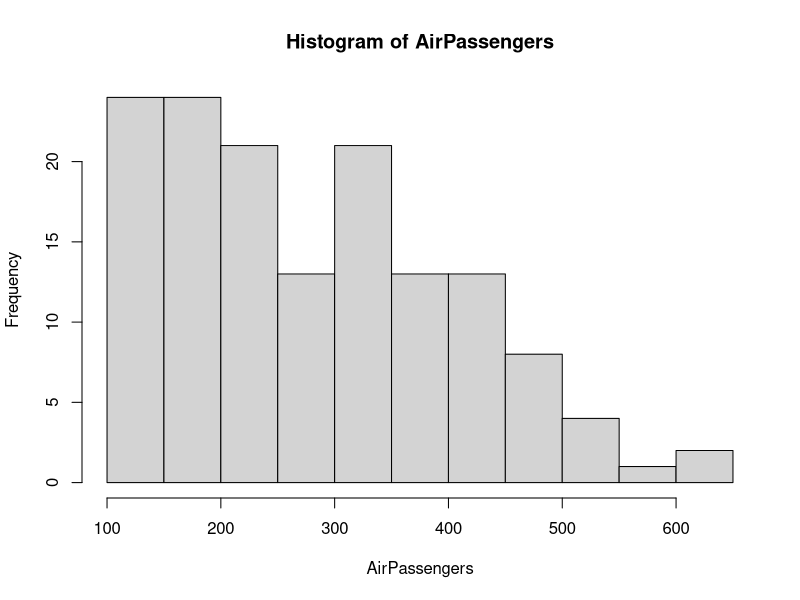
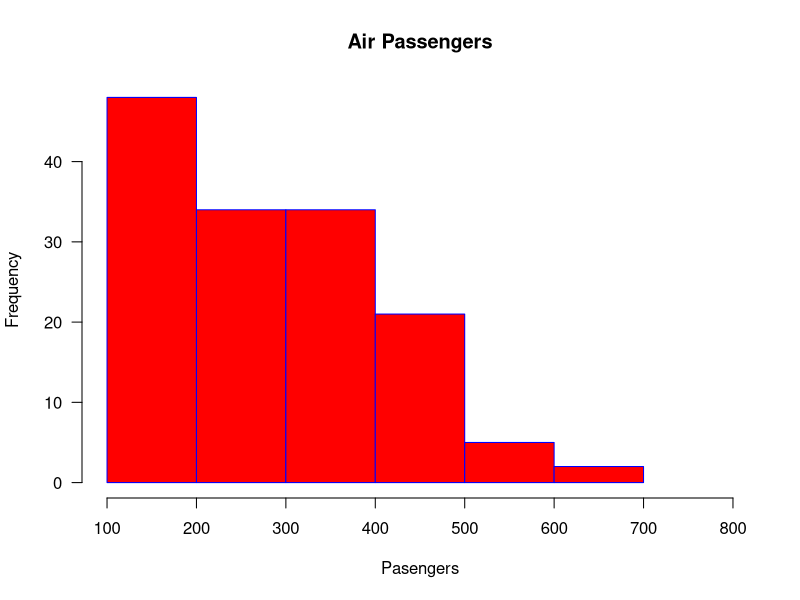
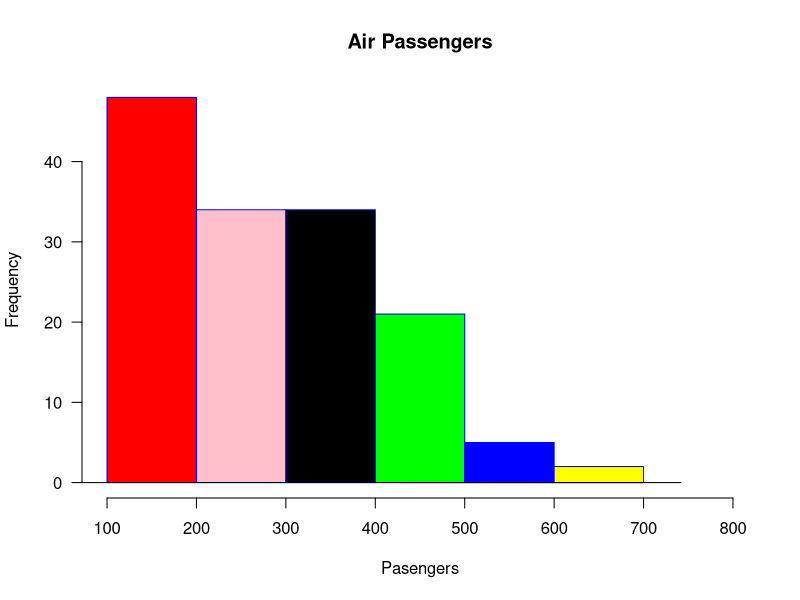
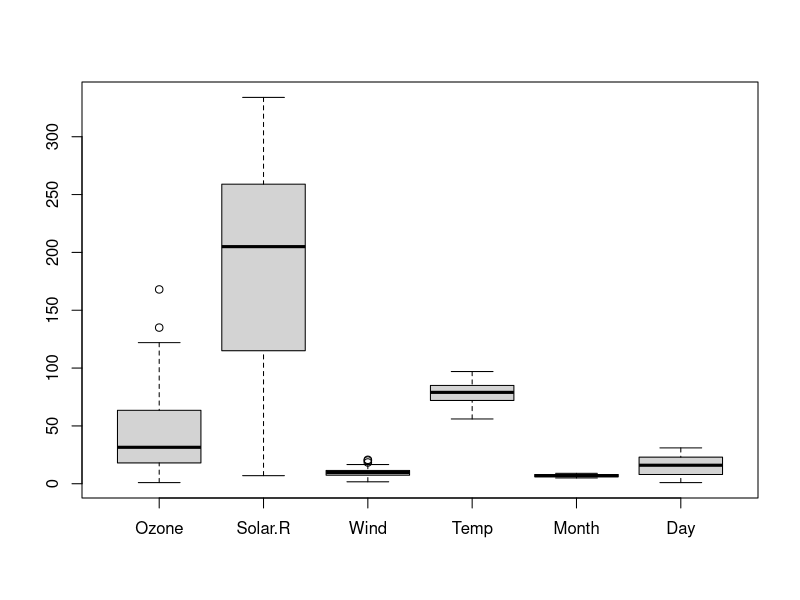
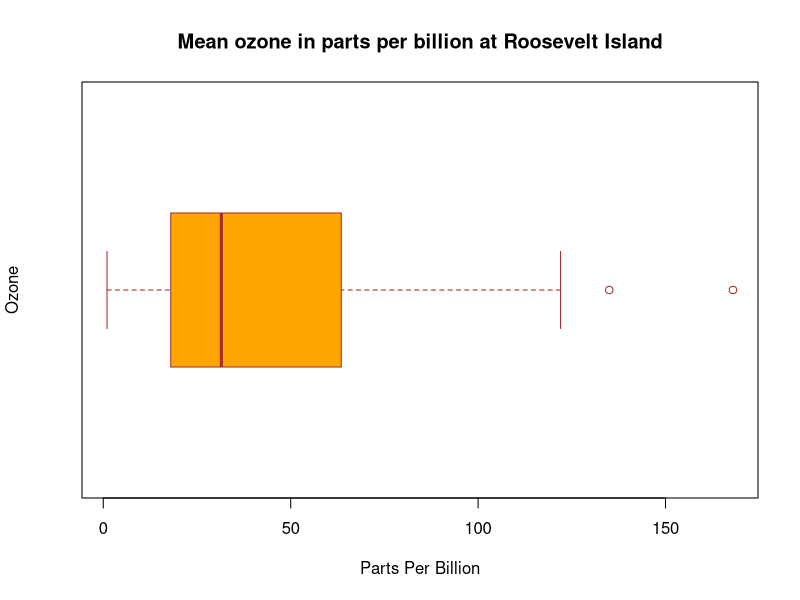
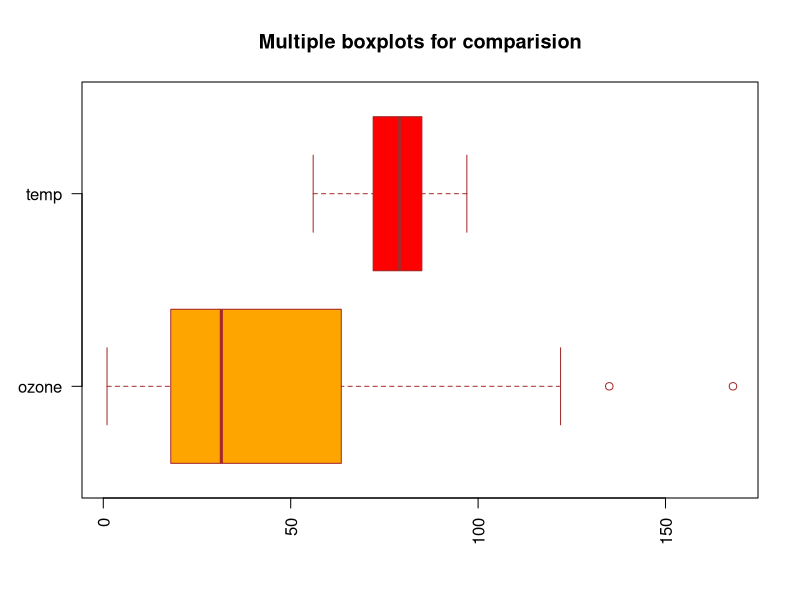
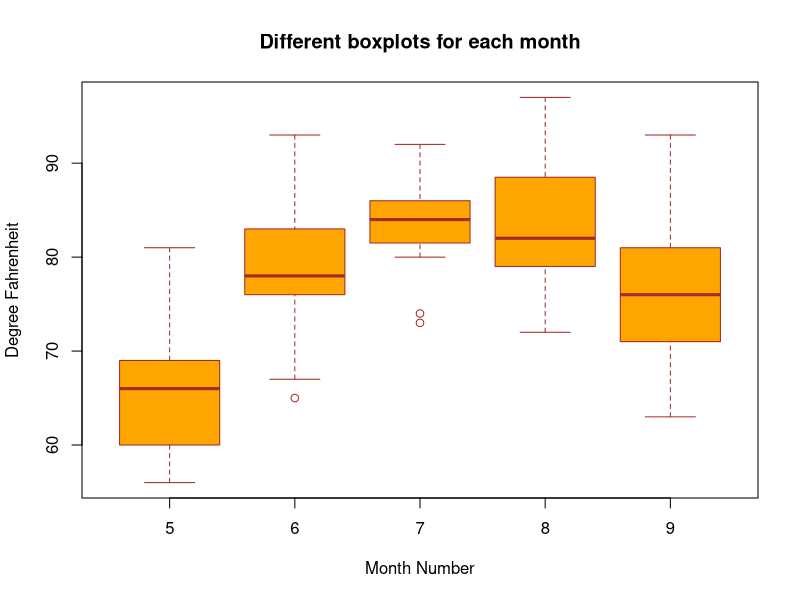
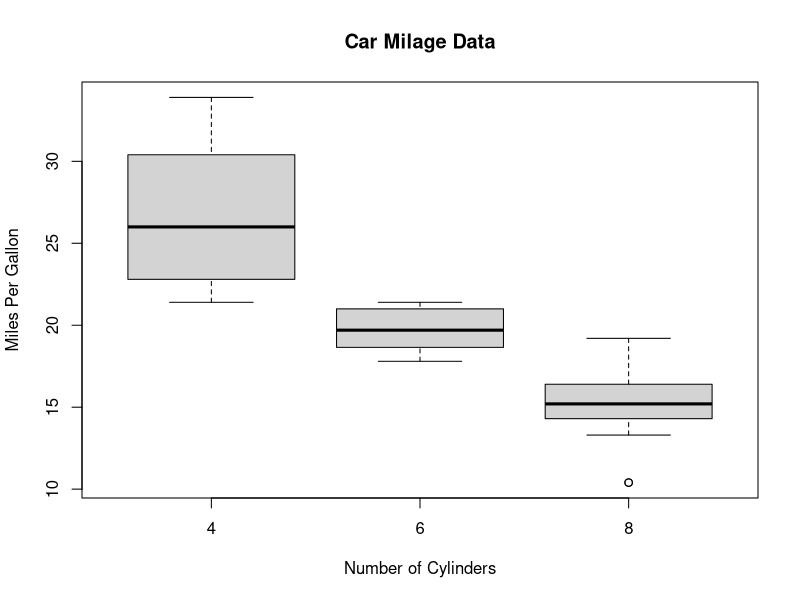

Source code (R) for these figures, in order:
install.packages("MASS")
data("AirPassengers")
AirPassengers
hist(AirPassengers)
hist(AirPassengers,
     main = "Air Passengers",
     xlab="Pasengers",
     border = "blue",
     col = "red",
     xlim = c(100,800),
     las=1,
     breaks=5)
hist(AirPassengers,
     main = "Air Passengers",
     xlab="Pasengers",
     border = "blue",
     col = c("red", "pink", "black", "green", "blue", "yellow"),
     xlim = c(100,800),
     las=1,
     breaks=5,
     freq=TRUE)

lines(density(AirPassengers))

?airquality
str(airquality)
airquality
boxplot(airquality)

attach(airquality)

boxplot(airquality$Ozone,
        main = "Mean ozone in parts per billion at Roosevelt Island",
        xlab = "Parts Per Billion",
        ylab = "Ozone",
        col = "orange",
        border = "brown",
        horizontal = TRUE
        
)


ozone <- airquality$Ozone
temp <- airquality$Temp
boxplot(ozone, temp,
        main = "Multiple boxplots for comparision",
        names = c("ozone", "temp"),
        las = 2,
        col = c("orange","red"),
        border = "brown",
        horizontal = TRUE
        
)





boxplot(Temp~Month,
        data=airquality,
        main="Different boxplots for each month",
        xlab="Month Number",
        ylab="Degree Fahrenheit",
        col="orange",
        border="brown"
)

boxplot(mpg~cyl,data=mtcars, main="Car Milage Data",  xlab="Number of Cylinders", ylab="Miles Per Gallon")























counts <- table(mtcars$gear)
barplot(counts, main="Car Distribution", 
        xlab="Number of Gears")



counts <- table(mtcars$vs, mtcars$gear)
barplot(counts, main="Car Distribution by Gears and VS",
        xlab="Number of Gears", col=c("darkblue","red"),
        legend = rownames(counts), beside=TRUE)



